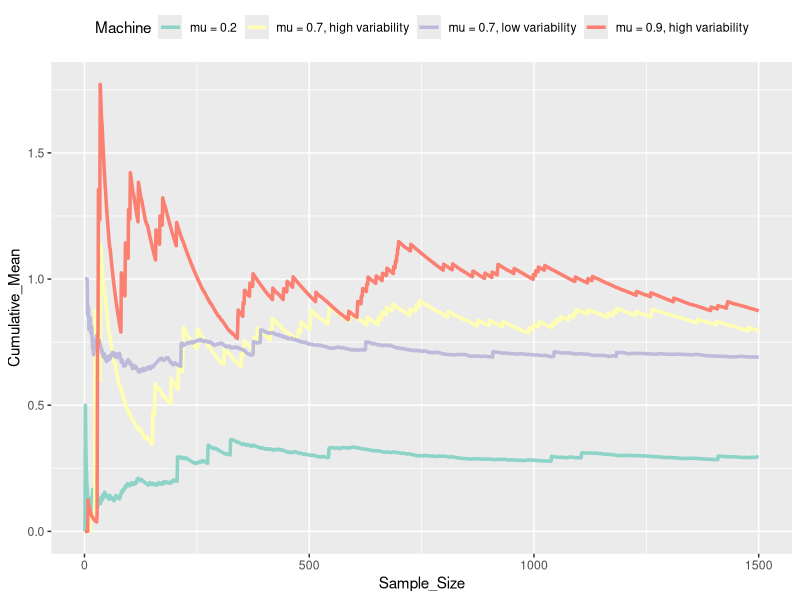
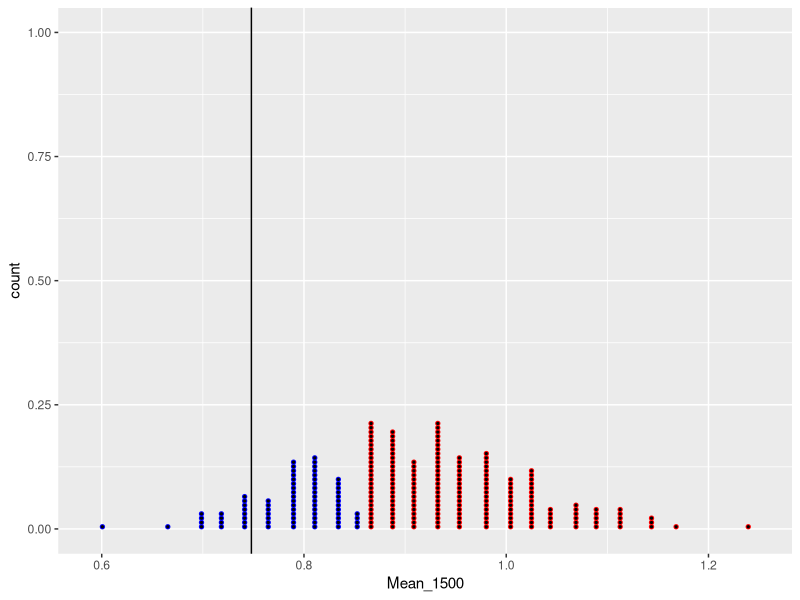
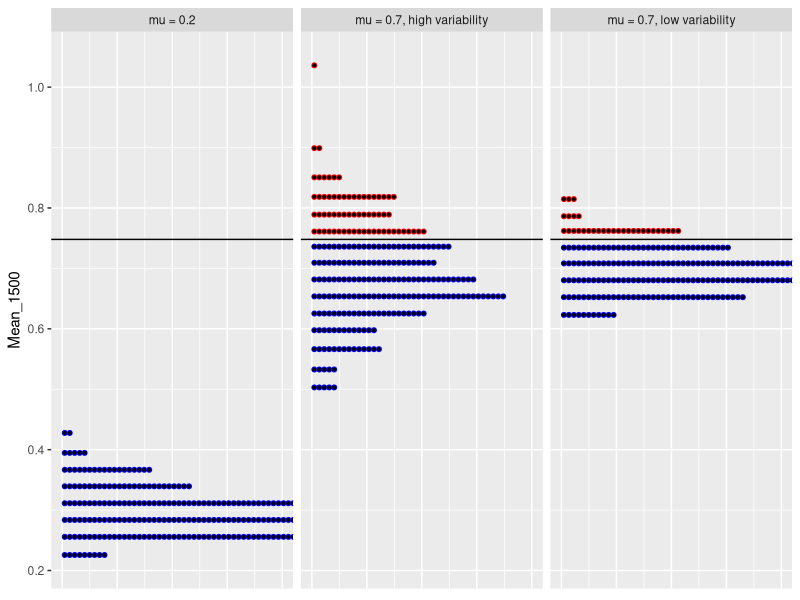

Write R code to recreate these figures, in order.
## ---- chunk 1
packages = c("dplyr",
             "purrr",
             "ggplot2", 
             "infer")

## Figure out which packages are not installed and install them
installed = vapply(packages, function(x) 
  length(find.package(x, quiet = TRUE)) > 0, 
  TRUE)

if(any(!installed)) {
  install.packages(packages[!installed])
}

## Load packages
done = lapply(packages, require, character.only = TRUE)

## ---- chunk 2

machine_spec = function(zero, mu) {
  z = (zero - 1 + mu)/19
  y = mu - 20*z
  
  c(zero, y, z)
}

outputs = c(0, 1, 20)
probs = list(`mu = 0.2` = machine_spec(0.8, .3),
             `mu = 0.7, low variability` = machine_spec(0.4, .7), 
             `mu = 0.7, high variability` = machine_spec(0.9, .7),
             `mu = 0.9, high variability` = machine_spec(0.9, 0.9))

# lapply(probs, "%*%", outputs) ## get expected values

n = 1500
set.seed(40)
machine_df = map_dfr(probs, ~ data.frame(Result = sample(outputs, prob = ., size = n, replace = TRUE), Sample_Size = 1:n), .id = "Machine") %>% 
  group_by(Machine) %>% 
  mutate(Cumulative_Mean = cummean(Result))


single_attempt = ggplot(machine_df, aes(Sample_Size, Cumulative_Mean, 
                       group = Machine, color = Machine)) +  
  geom_line(size = 1.2) + theme(legend.position = "top") + scale_color_brewer(palette = "Set3")

single_attempt
## ---- chunk 3
n = 1500
K = 250 # Number of trials
gen_trials = function(prob, n, K, outputs) {
  map_dbl(1:K, ~ mean(sample(outputs, prob = prob, size = n, replace = TRUE)))
}

alpha = 0.05
cutoff = alpha*1500

null_trials = data.frame(Mean_1500 = gen_trials(probs[[4]], n, K, outputs)) %>% 
  arrange(Mean_1500) %>%
  mutate(Below_Cutoff = (1:n()) < cutoff)
  
reject = .748 # max(null_trials$Mean_1500[null_trials$Below_Cutoff])

ggplot(null_trials, aes(Mean_1500, color = Below_Cutoff)) + 
  geom_dotplot(dotsize = 0.2) + scale_color_manual(values = c("red", "blue")) +
  geom_vline(xintercept = reject) + 
  theme(legend.position = "none") 
## ---- chunk 4
machine_trials = map_dfr(probs[-4], ~ data.frame(Mean_1500 = gen_trials(., n, K, outputs)), .id = "Machine") %>% 
  arrange(Mean_1500) %>%
  mutate(Rejected = Mean_1500 < reject)


ggplot(machine_trials, aes(Mean_1500, color = Rejected)) + 
  geom_dotplot(dotsize = 0.3) + scale_color_manual(values = c("red", "blue")) +
  geom_vline(xintercept = reject) + 
  facet_wrap(~ Machine) + coord_flip() +
  theme(legend.position = "none", axis.text.x = element_blank(), 
        axis.title.x = element_blank(),
        axis.ticks.x = element_blank()) 

## ---- chunk 5

with(machine_trials, table(Machine, Rejected)) %>% prop.table(margin = 1)

